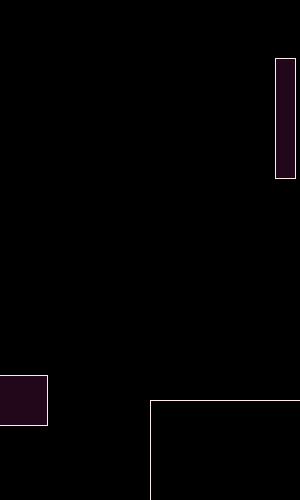
Frame 1 (no input)
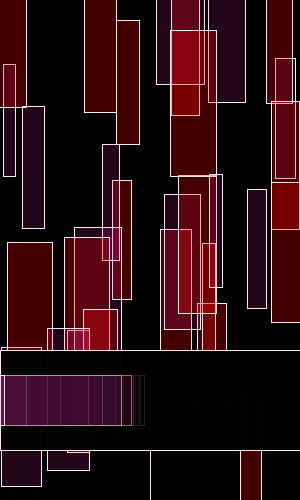
Frame 60 (the mouse pressed at the canvas centre just before this capture)
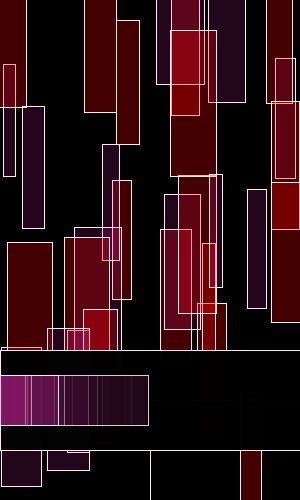
Frame 120 (the mouse held since frame 60 and released just before this capture)

The Processing sketch that drew these frames (run headless with seeded random() and noise(); from frame 60 on, the mouse is pressed at the canvas centre):

// Processing sketch: processing_36697
// ── processing_36697.pde



void setup() {
  size(300, 500);
  colorMode(HSB, 75);
  stroke(237, 6, 80);
  smooth();
  background(0);

  //speed at which the rectangles appear
  frameRate(10);
}


float count = 30;
float rect;
float rndColor;


void draw() {
  //horizon line
  fill(0, 10);
  rect(150, 400, width, 100);

//random rectangles in 2 colors
  if (count > 0) {
    rndColor = random(50);
    if (rndColor > 25) { 
      fill(66, 62, 150, 10);
    }
    else {
      fill(0, 100, 120, 20);
    }

    // draw random rectangles
    rectMode(CENTER);   
    rect = random(10, 50);
    rect(random(width), random(height), rect, rect+100);
    count--;
  }
  
  
  //random length blinking line
  rndColor = random(width);
  if (rndColor > 25) { 
    fill(66, 62, 150, 10);
    rect (0, 400, random(width), 50) ;
  }
}
